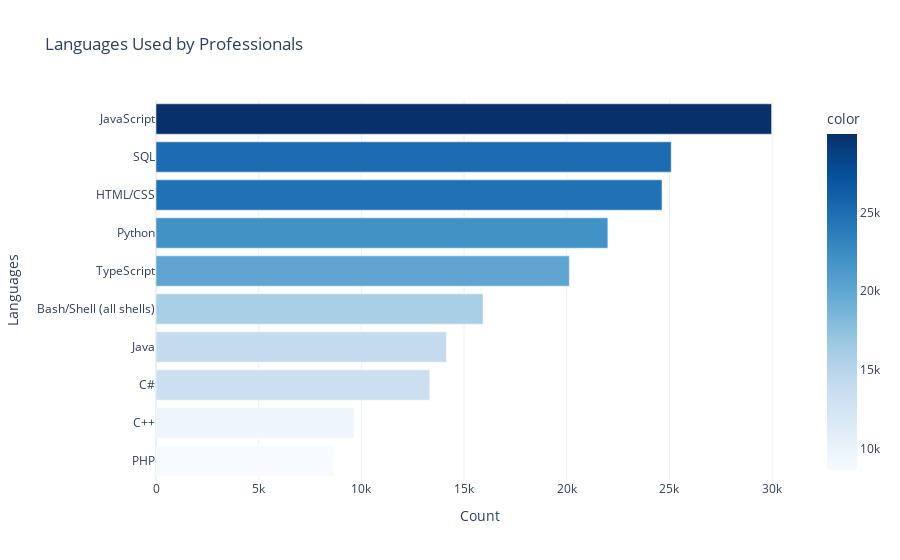
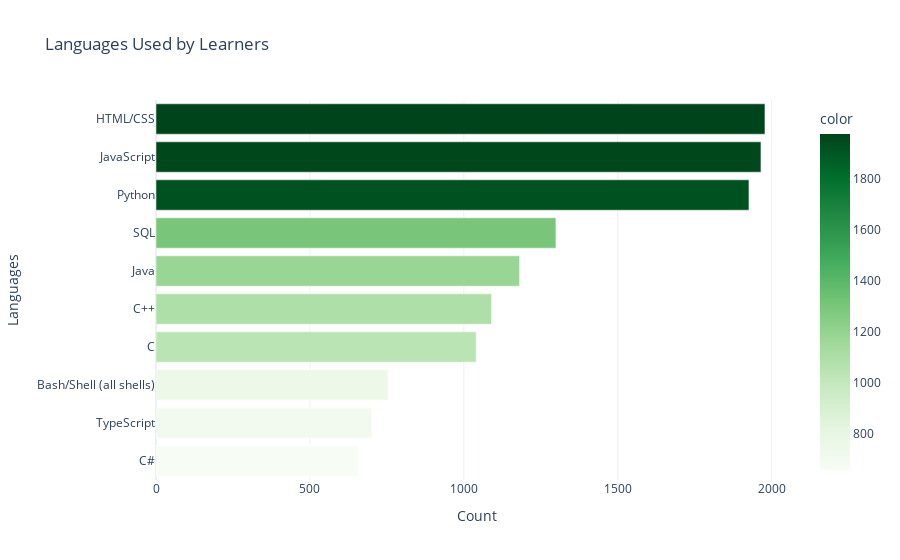
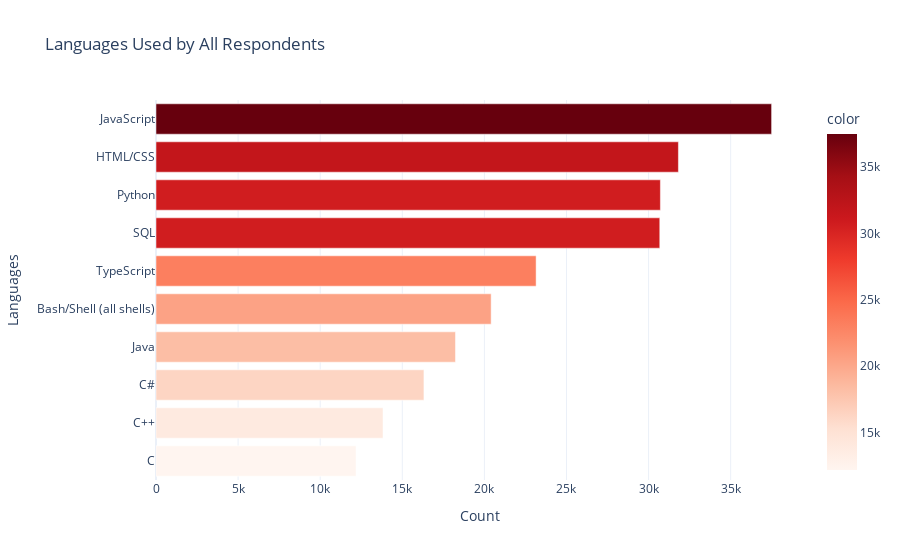

Notebook source saved alongside these figures, in order:
### Markdown cell above
-----------------------------------------------------------------------------------------------------------------------------------------------

### Code cell
# Professional used languages
prh_languages = professional['LanguageHaveWorkedWith'].dropna()
prh_seperated = prh_languages.str.split(';').explode()
prh_cnts = prh_seperated.value_counts().sort_values(ascending=True).tail(10)
fig1 = px.bar(
    x=prh_cnts.values,
    y=prh_cnts.index,
    orientation='h',
    title="Languages Used by Professionals",
    color=prh_cnts.values,
    color_continuous_scale='Blues',
    labels={'x': 'Count', 'y': 'Languages'}
)
fig1.update_layout(
    xaxis_title="Count",
    yaxis_title="Languages",
    template="plotly_white"
)
fig1.show()
lrh_languages = learner['LanguageHaveWorkedWith'].dropna()
lrh_seperated = lrh_languages.str.split(';').explode()
lrh_cnts = lrh_seperated.value_counts().sort_values(ascending=True).tail(10)
fig2 = px.bar(
    x=lrh_cnts.values,
    y=lrh_cnts.index,
    orientation='h',
    title="Languages Used by Learners",
    color=lrh_cnts.values,
    color_continuous_scale='Greens',
    labels={'x': 'Count', 'y': 'Languages'}
)
fig2.update_layout(
    xaxis_title="Count",
    yaxis_title="Languages",
    template="plotly_white"
)
fig2.show()
alh_languages = df['LanguageHaveWorkedWith'].dropna()
alh_seperated = alh_languages.str.split(';').explode()
alh_cnts = alh_seperated.value_counts().sort_values(ascending=True).tail(10)
fig3 = px.bar(
    x=alh_cnts.values,
    y=alh_cnts.index,
    orientation='h',
    title="Languages Used by All Respondents",
    color=alh_cnts.values,
    color_continuous_scale='Reds',
    labels={'x': 'Count', 'y': 'Languages'}
)
fig3.update_layout(
    xaxis_title="Count",
    yaxis_title="Languages",
    template="plotly_white"
)
fig3.show()

### Figure 1 — Plotly figure (JSON) as saved in the notebook; plotly's stock layout.template omitted (floating-point values rounded to 4 significant figures)
{"data": [{"alignmentgroup": "True", "hovertemplate": "Count=%{x}<br>Languages=%{y}<br>color=%{marker.color}<extra></extra>", "legendgroup": "", "marker": {"color": [8660, 9642, 13331, 14142, 15923, 20126, 22001, 24637, 25085, 29974], "coloraxis": "coloraxis", "pattern": {"shape": ""}}, "name": "", "offsetgroup": "", "orientation": "h", "showlegend": false, "textposition": "auto", "type": "bar", "x": [8660, 9642, 13331, 14142, 15923, 20126, 22001, 24637, 25085, 29974], "xaxis": "x", "y": ["PHP", "C++", "C#", "Java", "Bash/Shell (all shells)", "TypeScript", "Python", "HTML/CSS", "SQL", "JavaScript"], "yaxis": "y"}], "layout": {"barmode": "relative", "coloraxis": {"colorbar": {"title": {"text": "color"}}, "colorscale": [[0, "rgb(247,251,255)"], [0.125, "rgb(222,235,247)"], [0.25, "rgb(198,219,239)"], [0.375, "rgb(158,202,225)"], [0.5, "rgb(107,174,214)"], [0.625, "rgb(66,146,198)"], [0.75, "rgb(33,113,181)"], [0.875, "rgb(8,81,156)"], [1, "rgb(8,48,107)"]]}, "legend": {"tracegroupgap": 0}, "title": {"text": "Languages Used by Professionals"}, "xaxis": {"anchor": "y", "domain": [0, 1], "title": {"text": "Count"}}, "yaxis": {"anchor": "x", "domain": [0, 1], "title": {"text": "Languages"}}}}

### Figure 2 — Plotly figure (JSON) as saved in the notebook; plotly's stock layout.template omitted (floating-point values rounded to 4 significant figures)
{"data": [{"alignmentgroup": "True", "hovertemplate": "Count=%{x}<br>Languages=%{y}<br>color=%{marker.color}<extra></extra>", "legendgroup": "", "marker": {"color": [657, 700, 753, 1040, 1090, 1181, 1299, 1926, 1965, 1978], "coloraxis": "coloraxis", "pattern": {"shape": ""}}, "name": "", "offsetgroup": "", "orientation": "h", "showlegend": false, "textposition": "auto", "type": "bar", "x": [657, 700, 753, 1040, 1090, 1181, 1299, 1926, 1965, 1978], "xaxis": "x", "y": ["C#", "TypeScript", "Bash/Shell (all shells)", "C", "C++", "Java", "SQL", "Python", "JavaScript", "HTML/CSS"], "yaxis": "y"}], "layout": {"barmode": "relative", "coloraxis": {"colorbar": {"title": {"text": "color"}}, "colorscale": [[0, "rgb(247,252,245)"], [0.125, "rgb(229,245,224)"], [0.25, "rgb(199,233,192)"], [0.375, "rgb(161,217,155)"], [0.5, "rgb(116,196,118)"], [0.625, "rgb(65,171,93)"], [0.75, "rgb(35,139,69)"], [0.875, "rgb(0,109,44)"], [1, "rgb(0,68,27)"]]}, "legend": {"tracegroupgap": 0}, "title": {"text": "Languages Used by Learners"}, "xaxis": {"anchor": "y", "domain": [0, 1], "title": {"text": "Count"}}, "yaxis": {"anchor": "x", "domain": [0, 1], "title": {"text": "Languages"}}}}

### Figure 3 — Plotly figure (JSON) as saved in the notebook; plotly's stock layout.template omitted (floating-point values rounded to 4 significant figures)
{"data": [{"alignmentgroup": "True", "hovertemplate": "Count=%{x}<br>Languages=%{y}<br>color=%{marker.color}<extra></extra>", "legendgroup": "", "marker": {"color": [12184, 13827, 16318, 18239, 20412, 23150, 30682, 30719, 31816, 37492], "coloraxis": "coloraxis", "pattern": {"shape": ""}}, "name": "", "offsetgroup": "", "orientation": "h", "showlegend": false, "textposition": "auto", "type": "bar", "x": [12184, 13827, 16318, 18239, 20412, 23150, 30682, 30719, 31816, 37492], "xaxis": "x", "y": ["C", "C++", "C#", "Java", "Bash/Shell (all shells)", "TypeScript", "SQL", "Python", "HTML/CSS", "JavaScript"], "yaxis": "y"}], "layout": {"barmode": "relative", "coloraxis": {"colorbar": {"title": {"text": "color"}}, "colorscale": [[0, "rgb(255,245,240)"], [0.125, "rgb(254,224,210)"], [0.25, "rgb(252,187,161)"], [0.375, "rgb(252,146,114)"], [0.5, "rgb(251,106,74)"], [0.625, "rgb(239,59,44)"], [0.75, "rgb(203,24,29)"], [0.875, "rgb(165,15,21)"], [1, "rgb(103,0,13)"]]}, "legend": {"tracegroupgap": 0}, "title": {"text": "Languages Used by All Respondents"}, "xaxis": {"anchor": "y", "domain": [0, 1], "title": {"text": "Count"}}, "yaxis": {"anchor": "x", "domain": [0, 1], "title": {"text": "Languages"}}}}
